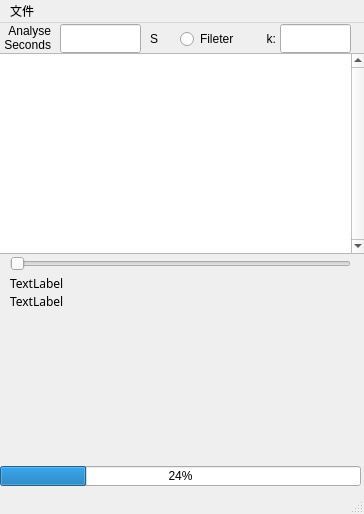
<?xml version="1.0" encoding="UTF-8"?>
<ui version="4.0">
 <class>MainWindow</class>
 <widget class="QMainWindow" name="MainWindow">
  <property name="enabled">
   <bool>true</bool>
  </property>
  <property name="geometry">
   <rect>
    <x>0</x>
    <y>0</y>
    <width>364</width>
    <height>514</height>
   </rect>
  </property>
  <property name="windowTitle">
   <string>IL1000 DataAnalyse</string>
  </property>
  <widget class="QWidget" name="centralwidget">
   <widget class="QListView" name="FileList">
    <property name="geometry">
     <rect>
      <x>-5</x>
      <y>30</y>
      <width>371</width>
      <height>201</height>
     </rect>
    </property>
    <property name="font">
     <font>
      <family>Arial Unicode</family>
      <pointsize>9</pointsize>
     </font>
    </property>
    <property name="frameShadow">
     <enum>QFrame::Plain</enum>
    </property>
    <property name="verticalScrollBarPolicy">
     <enum>Qt::ScrollBarAlwaysOn</enum>
    </property>
    <property name="horizontalScrollBarPolicy">
     <enum>Qt::ScrollBarAlwaysOff</enum>
    </property>
    <property name="editTriggers">
     <set>QAbstractItemView::DoubleClicked</set>
    </property>
   </widget>
   <widget class="QSlider" name="horizontalSlider">
    <property name="geometry">
     <rect>
      <x>10</x>
      <y>230</y>
      <width>341</width>
      <height>22</height>
     </rect>
    </property>
    <property name="minimum">
     <number>0</number>
    </property>
    <property name="orientation">
     <enum>Qt::Horizontal</enum>
    </property>
   </widget>
   <widget class="QProgressBar" name="progressBar">
    <property name="geometry">
     <rect>
      <x>0</x>
      <y>443</y>
      <width>361</width>
      <height>20</height>
     </rect>
    </property>
    <property name="value">
     <number>24</number>
    </property>
   </widget>
   <widget class="QLabel" name="labelFrq">
    <property name="geometry">
     <rect>
      <x>10</x>
      <y>250</y>
      <width>301</width>
      <height>21</height>
     </rect>
    </property>
    <property name="font">
     <font>
      <family>Arial Unicode</family>
     </font>
    </property>
    <property name="text">
     <string>TextLabel</string>
    </property>
   </widget>
   <widget class="QLabel" name="labelMsg">
    <property name="geometry">
     <rect>
      <x>10</x>
      <y>270</y>
      <width>351</width>
      <height>161</height>
     </rect>
    </property>
    <property name="font">
     <font>
      <family>Arial Unicode</family>
      <pointsize>9</pointsize>
     </font>
    </property>
    <property name="text">
     <string>TextLabel</string>
    </property>
    <property name="alignment">
     <set>Qt::AlignLeading|Qt::AlignLeft|Qt::AlignTop</set>
    </property>
   </widget>
   <widget class="QLineEdit" name="lineEdit">
    <property name="geometry">
     <rect>
      <x>60</x>
      <y>1</y>
      <width>81</width>
      <height>29</height>
     </rect>
    </property>
    <property name="alignment">
     <set>Qt::AlignCenter</set>
    </property>
   </widget>
   <widget class="QRadioButton" name="radioFile">
    <property name="geometry">
     <rect>
      <x>180</x>
      <y>8</y>
      <width>89</width>
      <height>16</height>
     </rect>
    </property>
    <property name="text">
     <string>Fileter</string>
    </property>
   </widget>
   <widget class="QLabel" name="label">
    <property name="geometry">
     <rect>
      <x>0</x>
      <y>-1</y>
      <width>51</width>
      <height>31</height>
     </rect>
    </property>
    <property name="layoutDirection">
     <enum>Qt::LeftToRight</enum>
    </property>
    <property name="text">
     <string>Analyse
Seconds</string>
    </property>
    <property name="alignment">
     <set>Qt::AlignRight|Qt::AlignTrailing|Qt::AlignVCenter</set>
    </property>
   </widget>
   <widget class="QLabel" name="label_2">
    <property name="geometry">
     <rect>
      <x>150</x>
      <y>0</y>
      <width>41</width>
      <height>31</height>
     </rect>
    </property>
    <property name="layoutDirection">
     <enum>Qt::RightToLeft</enum>
    </property>
    <property name="text">
     <string>S</string>
    </property>
    <property name="alignment">
     <set>Qt::AlignLeading|Qt::AlignLeft|Qt::AlignVCenter</set>
    </property>
   </widget>
   <widget class="QLineEdit" name="lineFactor">
    <property name="geometry">
     <rect>
      <x>280</x>
      <y>1</y>
      <width>71</width>
      <height>29</height>
     </rect>
    </property>
    <property name="alignment">
     <set>Qt::AlignCenter</set>
    </property>
   </widget>
   <widget class="QLabel" name="labeF">
    <property name="geometry">
     <rect>
      <x>260</x>
      <y>0</y>
      <width>16</width>
      <height>31</height>
     </rect>
    </property>
    <property name="layoutDirection">
     <enum>Qt::RightToLeft</enum>
    </property>
    <property name="text">
     <string>k:</string>
    </property>
    <property name="alignment">
     <set>Qt::AlignRight|Qt::AlignTrailing|Qt::AlignVCenter</set>
    </property>
   </widget>
   <zorder>FileList</zorder>
   <zorder>progressBar</zorder>
   <zorder>labelFrq</zorder>
   <zorder>horizontalSlider</zorder>
   <zorder>labelMsg</zorder>
   <zorder>lineEdit</zorder>
   <zorder>radioFile</zorder>
   <zorder>label</zorder>
   <zorder>label_2</zorder>
   <zorder>lineFactor</zorder>
   <zorder>labeF</zorder>
  </widget>
  <widget class="QStatusBar" name="statusbar"/>
  <widget class="QMenuBar" name="menubar">
   <property name="geometry">
    <rect>
     <x>0</x>
     <y>0</y>
     <width>364</width>
     <height>23</height>
    </rect>
   </property>
   <widget class="QMenu" name="menuAbout">
    <property name="title">
     <string>文件</string>
    </property>
    <addaction name="actionFold"/>
    <addaction name="separator"/>
    <addaction name="actionMergeFileTo"/>
   </widget>
   <addaction name="menuAbout"/>
  </widget>
  <action name="actionFold">
   <property name="text">
    <string>Select Folder</string>
   </property>
  </action>
  <action name="actionMergeFileTo">
   <property name="text">
    <string>MergeFileTo</string>
   </property>
  </action>
  <action name="actionMergeFileView">
   <property name="text">
    <string>MergeFileView</string>
   </property>
  </action>
 </widget>
 <resources/>
 <connections/>
</ui>
